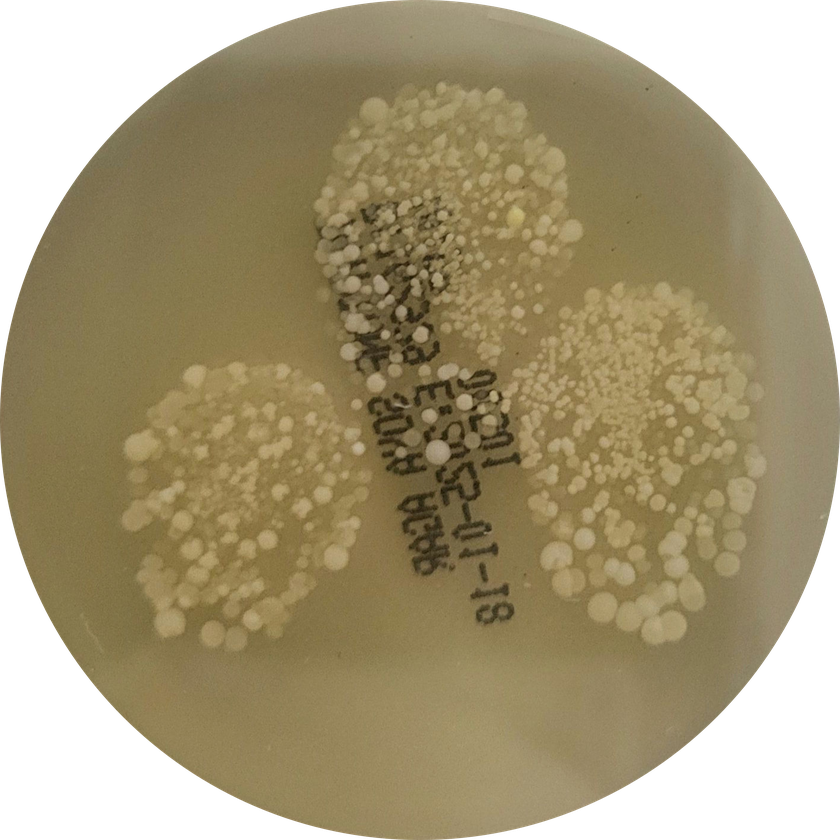
#> input picture data/voorbeeld.tiff, 840 x 840 px, shrunk from 2118 x 2118 before the run; the run also reads 1 picture not shown here
$ jupyter execute BacteriekoloniesTellen.ipynb   (shell and % lines are left out)
#> lines starting #> are read from the running program, lines starting #| are printed output that depends on the picture; after the words box and inside, x2 and y2 are one past the last pixel; in counts of white or black regions, pixels touching at a corner belong together
# Morfometrie: Introductie tot het Tellen van Bacteriekolonies

Deze demo introduceert de toepassing van _morfometrie_ voor het analyseren en tellen van bacteriekolonies in afbeeldingen met Python en scikit-image.

## Wat is Morfometrie (Morphometrics)?
[Morfometrie](https://nl.wikipedia.org/wiki/Morfometrie) richt zich op de kwantitatieve analyse van vormen en maten in biologische structuren. In dit voorbeeld wordt deze techniek toegepast om bacteriekolonies visueel te identificeren en te tellen.

## Over de Demo
- **Doel:** Een inzicht geven in hoe bacteriekolonies in afbeeldingen gedetecteerd en geteld kunnen worden.
- **Werkwijze:**
  - De afbeeldingen worden geanalyseerd om de individuele bacteriekolonies te lokaliseren.
  - Er wordt aandacht besteed aan de detectie van de randen van elke kolonie.
  - Het uiteindelijke doel is om een betrouwbaar aantal bacteriekolonies te verkrijgen.

## Belangrijke Punten
- **Nauwkeurigheid:** Een goede beeldanalyse is cruciaal om overlappingen en fouten te voorkomen.
- **Automatisering:** Er kunnen geavanceerde beeldverwerkingstools worden ingezet voor een efficiënte en herhaalbare telling.
- **Validatie:** Resultaten worden vaak vergeleken met handmatige tellingen om de nauwkeurigheid te controleren.

Deze demo geeft een overzicht van de methoden die gebruikt worden in morphometrische analyses en benadrukt de mogelijkheden van automatische beeldverwerking bij het analyseren van biologische beelden.

> Bron: https://thejacksonlaboratory.github.io/image-processing-ia/instructor/09-challenges.html#morphometrics-bacteria-colony-counting

---

## Deel 1 - Uitleg van de Python Code voor het Tellen van Bacteriekolonies

De onderstaande code laat zien hoe je een afbeelding met bacteriekolonies inleest, verwerkt en vervolgens het aantal kolonies telt. Hieronder wordt per stap uitgelegd wat de code doet.

[cell 1]
import imageio.v3 as iio
import matplotlib.pyplot as plt
import numpy as np
import skimage as ski

# verander naar `%matplotlib inline` bij problemen

### 1. Afbeelding Inladen en Tonen

[cell 2]
# Afbeelding inladen
bacteria_image = iio.imread(uri="data/voorbeeld.tiff")
#> bacteria_image is the input picture: shape (840, 840, 4); mean R, G, B, A 112.6, 100.1, 67.9, 200.3

# Toon de originele afbeelding
fig, ax = plt.subplots()
plt.imshow(bacteria_image)

### 2. Conversie naar Grijswaarden

* `rgb2gray`: Zet de RGB-afbeelding om in een grijswaardenafbeelding, wat de verwerking vereenvoudigt.
* `cmap="gray"`: Zorgt ervoor dat de afbeelding in grijswaarden wordt weergegeven.

[cell 3]
# Controleer of de afbeelding een alpha-kanaal heeft
if bacteria_image.ndim == 3 and bacteria_image.shape[-1] == 4:
    # Indien de afbeelding in uint8-formaat is, normaliseer dan naar [0,1]
    if bacteria_image.dtype == np.uint8:
        bacteria_image = bacteria_image.astype(np.float32) / 255.0

    # Haal de alpha-laag op
    alpha = bacteria_image[..., 3]
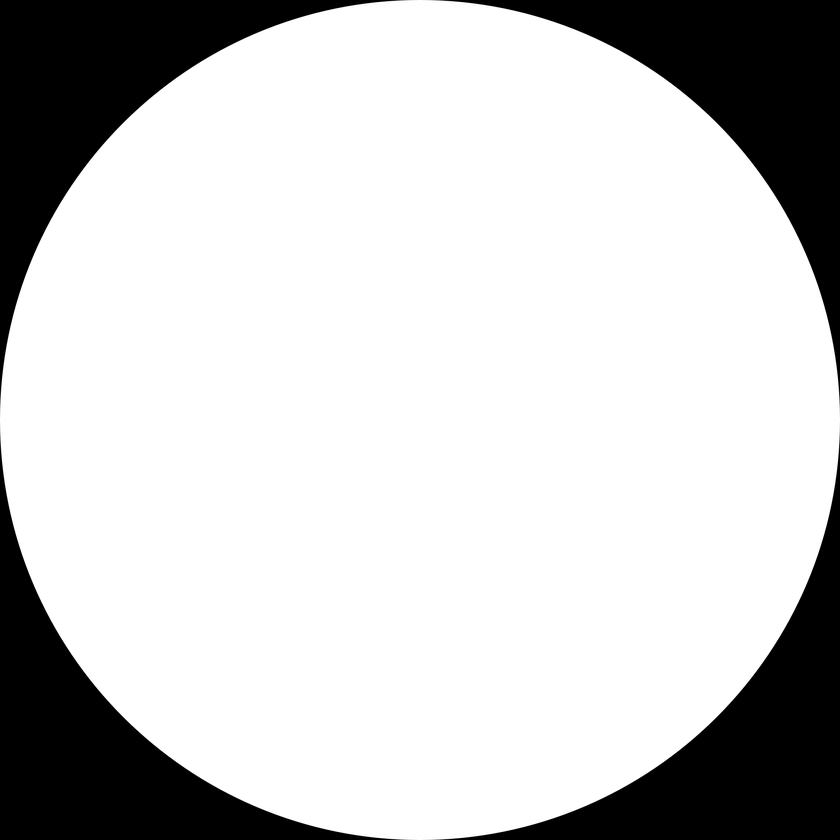
#> alpha: shape (840, 840) float32; min 0, max 1, mean 0.785
    # Vermenigvuldig de RGB-kanalen met de alpha-laag (waardoor transparante delen zwart worden)
    bacteria_image[..., :3] = bacteria_image[..., :3] * alpha[..., np.newaxis]
#> bacteria_image: shape (840, 840, 4) float32; mean R, G, B, A 0.439, 0.39, 0.264, 0.785
    # Verwijder het alpha-kanaal
    bacteria_image = bacteria_image[..., :3]
#> bacteria_image: shape (840, 840, 3) float32

# Conversie naar grijswaarden
gray_bacteria = ski.color.rgb2gray(bacteria_image)
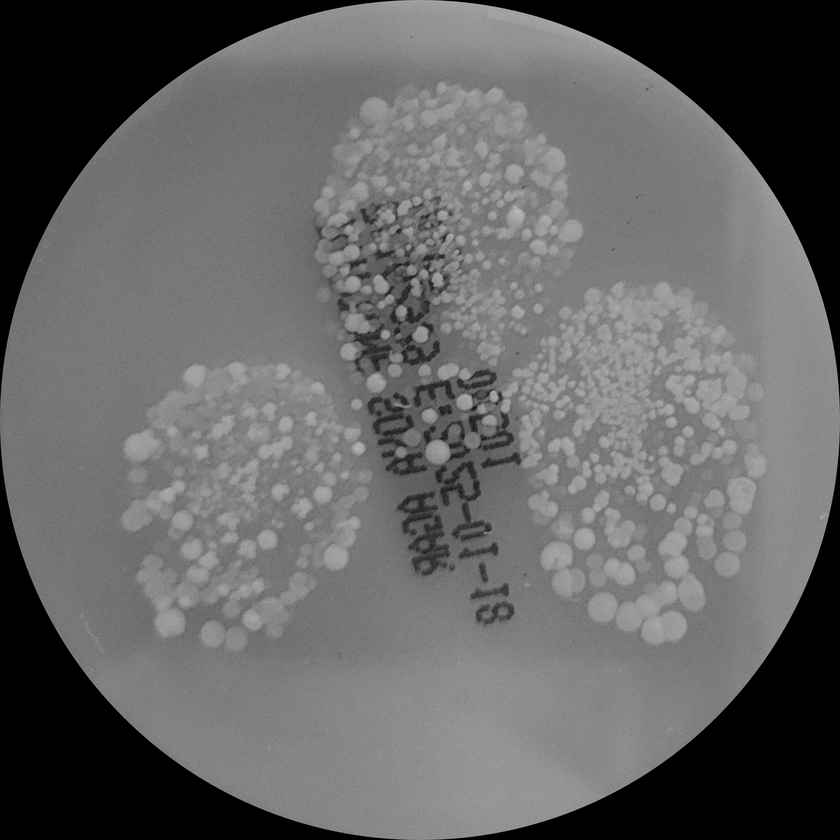
#> gray_bacteria: shape (840, 840) float32; min 0, max 0.734, mean 0.391

# Toon de grijswaardenafbeelding
fig, ax = plt.subplots()
plt.imshow(gray_bacteria, cmap="gray")

### 3. Afbeeldingsverwerking: Blurren en Histogram

* `Gaussian Blur`: Past een Gaussiaanse filter toe om de afbeelding te vervagen, wat ruis vermindert.
* `np.histogram`: Bereken een histogram dat de verdeling van de grijswaarden toont.
* `plt.plot`: Visualiseert het histogram, zodat je de intensiteitsverdeling kunt zien.

[cell 4]
# Verwerk de afbeelding door deze te vervagen
blurred_image = ski.filters.gaussian(gray_bacteria, sigma=1.0)

# Maak een histogram van de grijswaarden
histogram, bin_edges = np.histogram(blurred_image, bins=256, range=(0.01, .99))
#> histogram = 256 values, max 23141 at index 120, min 0 at index 183, mean 2186; bin_edges = 257 values from 0.01 to 0.99
fig, ax = plt.subplots()
plt.plot(bin_edges[0:-1], histogram)
plt.title("Graylevel histogram")
plt.xlabel("gray value")
plt.ylabel("pixel count")
plt.xlim(0, 1.0)
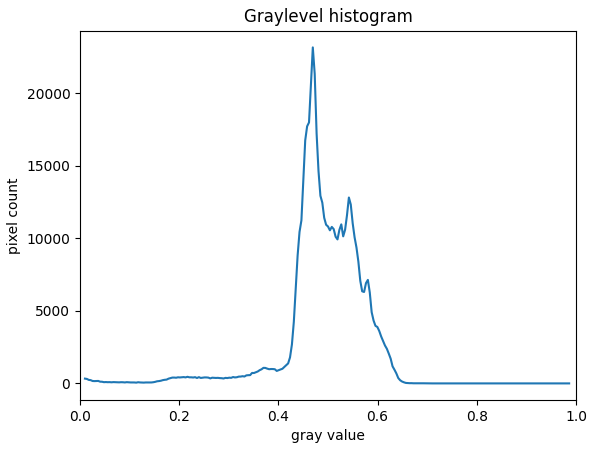
#> figure drawn by matplotlib, 1 panel; curve peaks at x = 0.469, y = 23141

### 4. Aanmaken van een Masker

* `mask`: Selecteert de regio's van de afbeelding die buiten het bereik liggen (hier: pixelwaarden tussen 0 en 0.55) en markeert deze als achtergrond.
* `~ (not)`: Keert de logische waarden om zodat de gewenste regio's (bacteriekolonies) behouden blijven.

**Opgelet:** De markering is een voorbeeld. Bepaal aan de hand van het histogram in de vorige figuur de grenswaarden voor de maskering. Speel met de waarden en het omkeren van het gebied zodat de kolonies als afzonderlijke witte gebieden verschijnen.

[cell 5]
# Maak een masker: pixels binnen een bepaalde grijswaardereeks worden als achtergrond beschouwd
mask = (blurred_image > 0.6) & (blurred_image < .7)
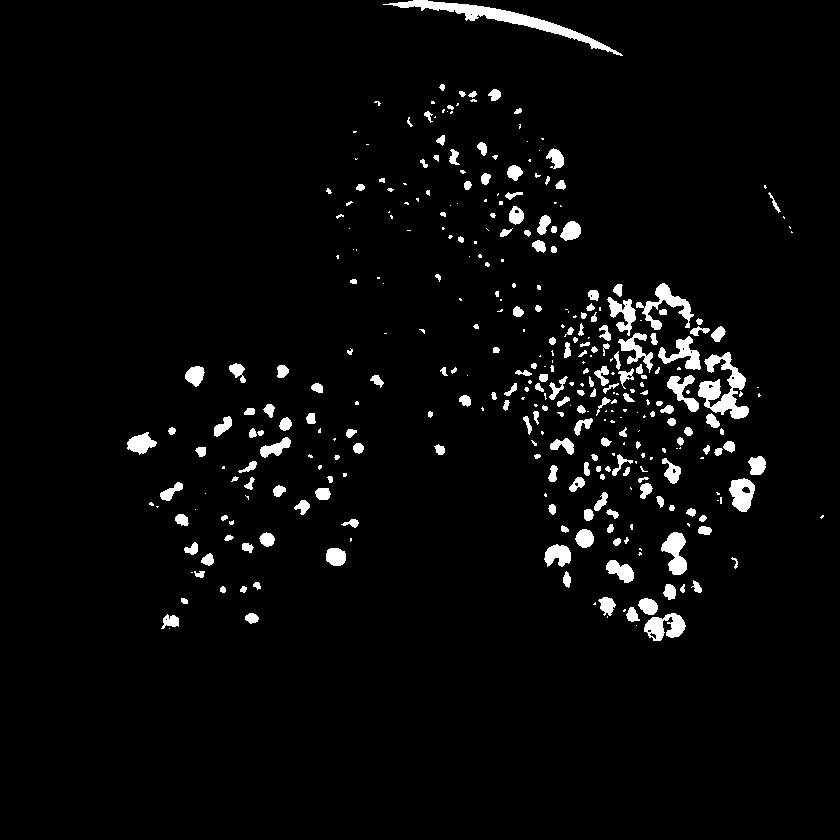
#> mask: shape (840, 840) bool; 3.6% white; 354 white regions (150 under 20 px), largest, box (x1, y1, x2, y2) and area: (383, 0, 623, 56) 2054, (698, 352, 749, 419) 1509, (636, 283, 694, 330) 833
fig, ax = plt.subplots()
plt.imshow(mask, cmap="gray")

### 5. Labelen en Tellen van Kolonies

* `ski.measure.label`: Labelt elke afzonderlijke bacteriekolonie als een unieke regio.
* `return_num=True`: Geeft het aantal gelabelde objecten (kolonies) terug.
* `print(count)`: Drukt het totale aantal kolonies af.

[cell 6]
# Label de verbonden componenten in het masker en tel het aantal
labeled_image, count = ski.measure.label(mask, return_num=True)
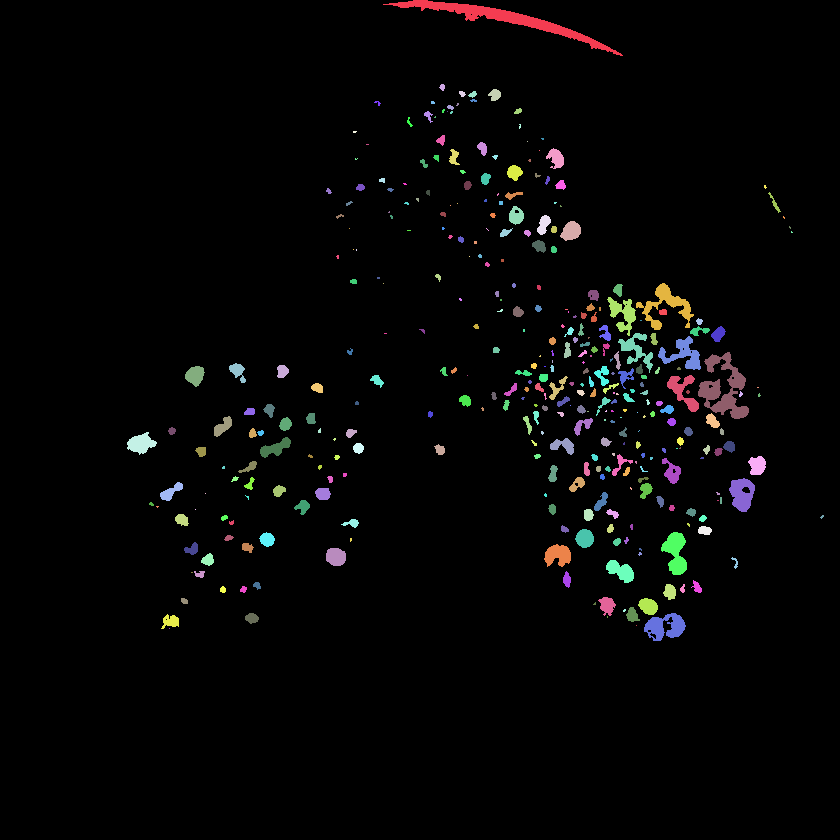
#> labeled_image: shape (840, 840) int32; 355 distinct labels, from 0 to 354; one colour per label, 0 black
#> count = 354
print(count)
#| 354

### 6. Kleuren en Visualiseren van de Gelabelde Kolonies

* `label2rgb`: Geeft elke gelabelde regio een unieke kleur zodat je ze kunt onderscheiden.
* `gray2rgb`: Zet de grijswaardenafbeelding om in een RGB-afbeelding zodat er een kleurenoverlay mogelijk is.
* `Overlay`: De gekleurde labels worden toegepast op de originele grijswaardenafbeelding om de resultaten duidelijk te visualiseren.

[cell 7]
# Wijs voor elke gelabelde kolonie een unieke kleur toe
colored_label_image = ski.color.label2rgb(labeled_image, bg_label=0)

# Converteer de grijswaardenafbeelding naar een RGB-afbeelding voor de overlay
summary_image = ski.color.gray2rgb(gray_bacteria)
summary_image[mask] = colored_label_image[mask]
#> summary_image: shape (840, 840, 3) float32; mean R, G, B 0.393, 0.386, 0.382

# Plot de overlay met de gekleurde kolonies
fig, ax = plt.subplots()
plt.imshow(summary_image)

Deze code demonstreert stap voor stap hoe beeldverwerkingstechnieken toegepast worden om bacteriekolonies te detecteren, te tellen en visueel te presenteren.

---

## Deel 2 - Functie voor het Repetitief Tellen van Bacteriekolonies

In dit voorbeeld maken we een functie om herhaaldelijk bacteriekolonies tellen in verschillende afbeeldingen.
De onderstaande functie accepteert twee optionele parameters om een masker te definiëren:
- **mask_func:** Een functie die op de vervaagde afbeelding wordt toegepast en een boolean-masker retourneert.
- **threshold:** Een float-waarde die als drempel gebruikt wordt om een standaard masker te maken.

Als zowel `mask_func` als `threshold` worden meegegeven, krijgt `mask_func` voorrang. Wordt niets meegegeven, dan wordt een standaard drempel van `0.55` gebruikt.

[cell 8]
def count_colonies(image_filename, mask_func=None, threshold=None):
    """
    Tel bacteriekolonies in een afbeelding en visualiseer de resultaten.

    Parameters:
        image_filename (str): Het pad naar de afbeelding met bacteriekolonies.
        mask_func (function, optional): Een functie die een boolean masker retourneert op basis van
            de bewerkte grijswaardenafbeelding. Bijvoorbeeld:
                def custom_mask(blurred_image):
                    return ~( (blurred_image < 0.55) & (blurred_image > 0) )
        threshold (float, optional): Een drempelwaarde om een standaard masker te maken.
            Als deze parameter wordt meegegeven (en mask_func niet), wordt het masker gemaakt als:
                mask = blurred_image > threshold
            Als geen van beide is meegegeven, wordt standaard threshold = 0.55 gebruikt.

    Returns:
        int: Het aantal getelde bacteriekolonies.
    """
#> called with image_filename = 'data/voorbeeld.jpg'
    # Afbeelding inlezen
    bacteria_image = iio.imread(image_filename)

    # Alpha-kanaal omzetten naar zwart
    if bacteria_image.ndim == 3 and bacteria_image.shape[-1] == 4:
        # Indien de afbeelding in uint8-formaat is, normaliseer dan naar [0,1]
        if bacteria_image.dtype == np.uint8:
            bacteria_image = bacteria_image.astype(np.float32) / 255.0

        # Haal de alpha-laag op
        alpha = bacteria_image[..., 3]
        # Vermenigvuldig de RGB-kanalen met de alpha-laag (waardoor transparante delen zwart worden)
        bacteria_image[..., :3] = bacteria_image[..., :3] * alpha[..., np.newaxis]
        # Verwijder het alpha-kanaal
        bacteria_image = bacteria_image[..., :3]

    # Conversie naar grijswaarden
    gray_bacteria = ski.color.rgb2gray(bacteria_image)

    # Vervagen om ruis te verminderen
    blurred_image = ski.filters.gaussian(gray_bacteria, sigma=1.0)

    # Bepaal het masker op basis van de meegegeven parameters
    if mask_func is not None:
        # Gebruik de meegegeven maskerfunctie
        mask = mask_func(blurred_image)
#> in custom_mask, `return (blurred_image > .6) & (blurred_image < .7)`: returned value: shape (840, 840) bool; 3.9% white; 664 white regions (451 under 20 px), largest, box (x1, y1, x2, y2) and area: (216, 0, 832, 343) 2973, (698, 379, 749, 419) 930, (642, 283, 694, 330) 830
    elif threshold is not None:
        # Gebruik de drempelwaarde om het masker te maken
        mask = blurred_image > threshold
    else:
        # Standaard: gebruik een drempelwaarde van 0.55
        mask = blurred_image > 0.55

    # Label de verbonden componenten en tel het aantal kolonies
    labeled_image, count = ski.measure.label(mask, return_num=True)
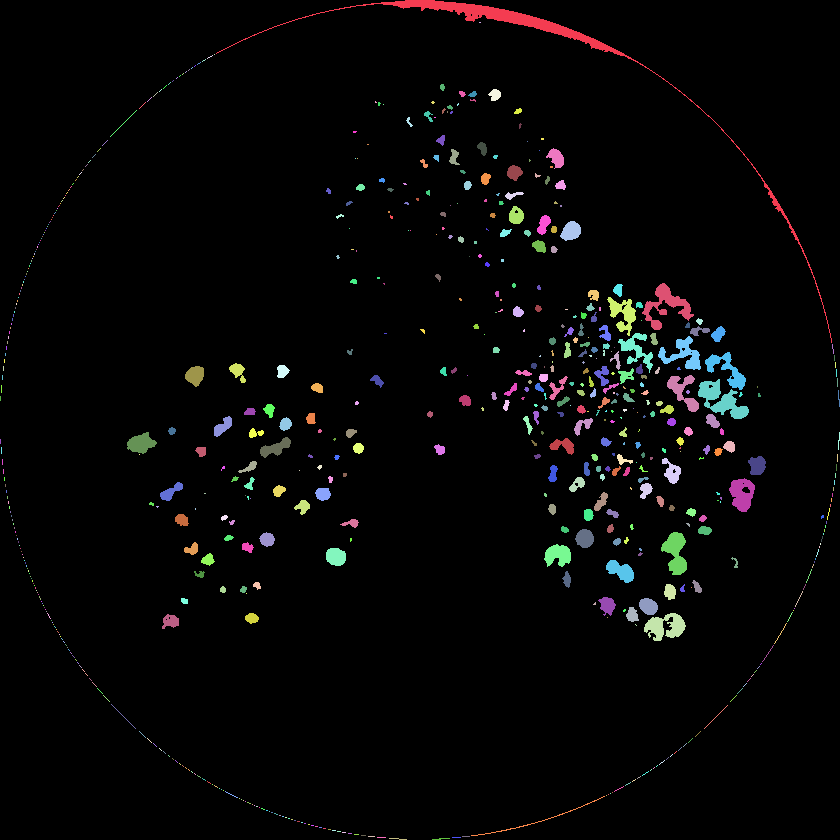
#> labeled_image: shape (840, 840) int32; 665 distinct labels, from 0 to 664; one colour per label, 0 black
#> count = 664
    print(f"Er zijn {count} kolonies in {image_filename}")
#| Er zijn 664 kolonies in data/voorbeeld.jpg

    # Genereer een gekleurde versie van de gelabelde kolonies voor visualisatie
    colored_label_image = ski.color.label2rgb(labeled_image, bg_label=0)

    # Converteer de grijswaardenafbeelding naar een RGB-afbeelding voor de overlay
    summary_image = ski.color.gray2rgb(gray_bacteria)

    # Vervang de pixelwaarden in de regio's gedefinieerd door het masker door de gekleurde labels
    summary_image[mask] = colored_label_image[mask]
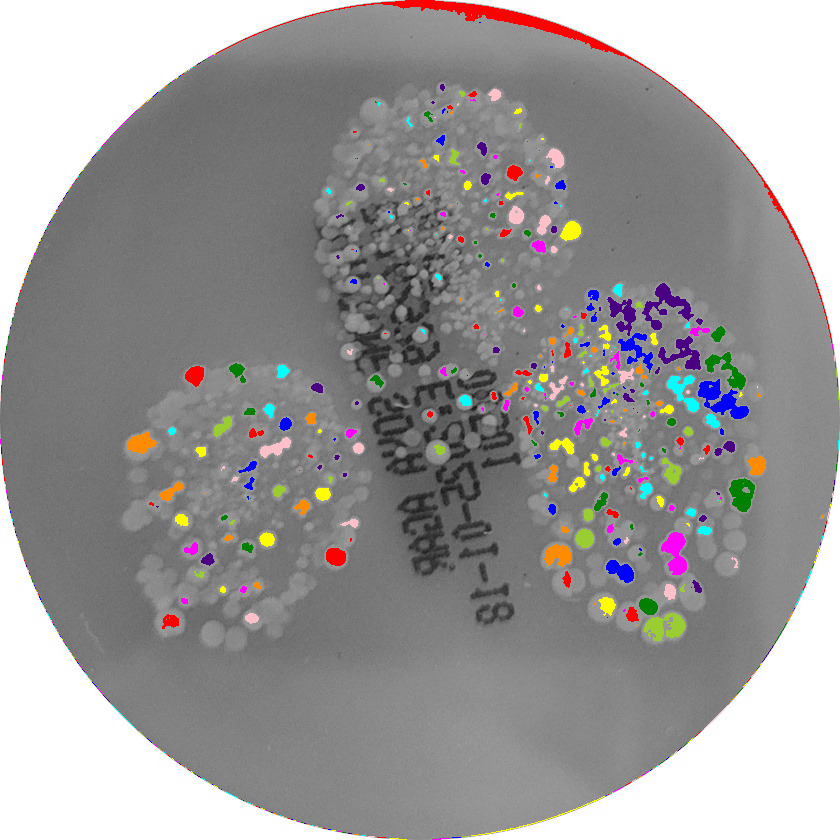
#> summary_image: shape (840, 840, 3) float64; mean R, G, B 0.605, 0.597, 0.597

    # Toon de resultaatafbeelding
    fig, ax = plt.subplots()
    plt.imshow(summary_image)

    return count

Voorbeeld van een maskeer-functie

[cell 9]
def custom_mask(blurred_image):
    """
    Genereert een masker voor de vervaagde afbeelding.
    Pixels met een intensiteit lager dan 0.6 en hoger dan 0.7 worden uitgesloten (mask = False),
    de rest wordt behouden (mask = True).
    """
    return (blurred_image > .6) & (blurred_image < .7)

Roep de functie aan om de bacteriekolonies automatisch te tellen:

[cell 10]
count_colonies('data/voorbeeld.jpg', custom_mask)

# Stap 3 - Functie Toepassen op Alle Afbeeldingen in een Map

In dit voorbeeld passen we de eerder gedefinieerde functie `count_colonies` toe op alle JPEG-afbeeldingen in de map `data/`. Dit doen we met behulp van de module `glob`, die ons in staat stelt om met wildcards te zoeken naar bestanden die voldoen aan een bepaald patroon.

[cell 11]
import glob

# Zoek alle .jpg-bestanden in de map 'data'
image_files = glob.glob("data/*.jpg")
#> image_files = ['data/voorbeeld.jpg']

# Loop door elk gevonden bestand en tel de kolonies
for image_file in image_files:
    print(f"Verwerken van: {image_file}")
#| Verwerken van: data/voorbeeld.jpg
    # Hier kan je bijvoorbeeld een drempelwaarde meegeven of een maskerfunctie
    colonies = count_colonies(image_file, custom_mask)
#| Er zijn 664 kolonies in data/voorbeeld.jpg
#> colonies = 664
    print(f"Aantal kolonies in {image_file}: {colonies}\n")
#| Aantal kolonies in data/voorbeeld.jpg: 664
